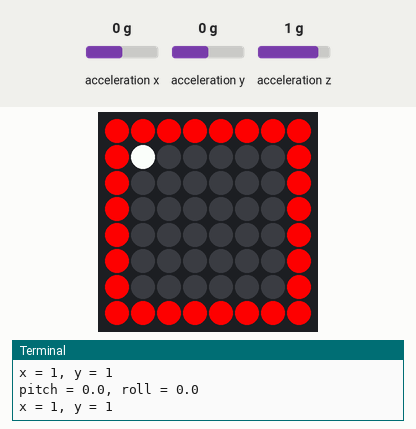
The program below on a simulated Raspberry Pi (BCM pin numbers) with a Sense HAT. Shown: the Sense HAT's 8×8 RGB LED matrix, the last lines printed to the terminal. Inputs (shaded band) come from the test bench; at power-on: acceleration x 0 g, acceleration y 0 g, acceleration z 1 g.

Above: at 1.2 s.
1.3 s: acceleration x set to 0.8 g
At 2.5 s:
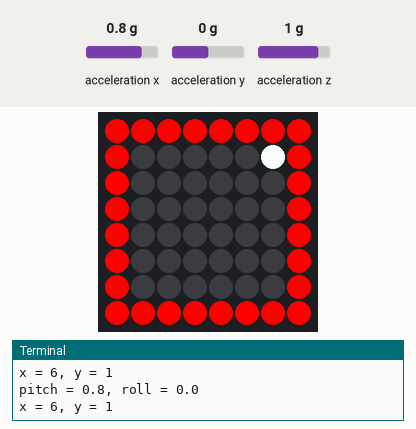
2.8 s: acceleration y set to 0.8 g
At 3.3 s:
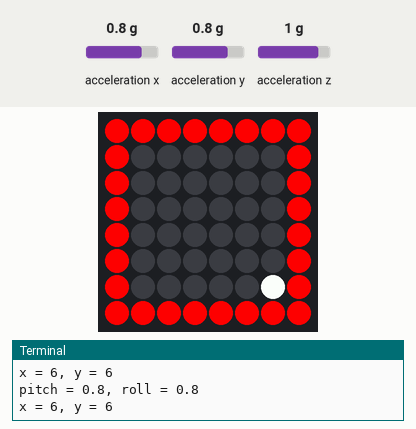
4.3 s: acceleration x set to -0.8 g
At 5.5 s:
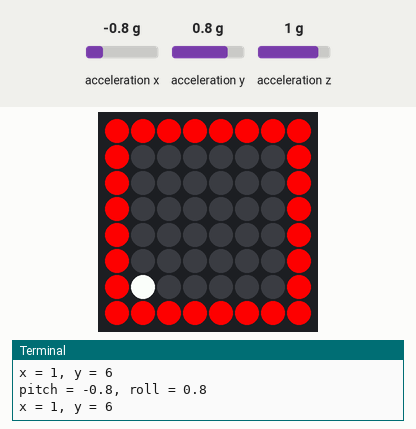
5.8 s: acceleration y set to -0.8 g
At 5.83 s:
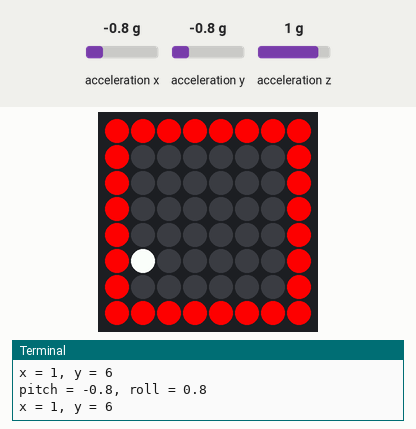
Timing chart, 0 to 8.3 s (numbered marks = the images above; inputs shaded):
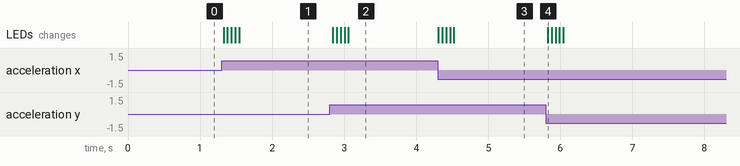

Measured:
- after the input at 1.3 s, the LEDs: first change at once (image 1 shows a later state)
- after the input at 2.8 s, the LEDs: first change at once (image 2 shows a later state)
- after the input at 4.3 s, the LEDs: first change at once (image 3 shows a later state)
- after the input at 5.8 s, the LEDs: change at once (image 4)

The program:

gyro_maze.py
```python
# Language: Python
# File name: gyro_maze.py
# Description: This will build the maze and allow users to play
#              the maze game on the senseHAT

# Import the libraries needed
from sense_hat import SenseHat
import os
from time import sleep


# Initialize the SenseHat
sense = SenseHat()
# Ihis clears the LED matrix
sense.clear()


# Win condition
game_over = False


# Define some variables to represent colors
# red is the wall
r = (255,0,0)
# b is blank
b = (0,0,0)
# w is the pointer
w = (255,255,255)
# g is the goal
g = (0,255,0)


# This is the starting position of the point on the LED matrix
x = 1
y = 1


# Matrix for the maze
# This is a list of lists
# Each item in the list is a row
maze = [[r,r,r,r,r,r,r,r],
        [r,b,b,b,b,b,b,r],
        [r,b,b,b,b,b,b,r],
        [r,b,b,b,b,b,b,r],
        [r,b,b,b,b,b,b,r],
        [r,b,b,b,b,b,b,r],
        [r,b,b,b,b,b,b,r],
        [r,r,r,r,r,r,r,r]]


# This function will move the ball, it takes in the pitch and roll,
# as well as the point position
def move_pointer(pitch, roll, x, y):
    # new_x, new_y are local variables
    new_x = x
    new_y = y

    # This changes the ball's x value
    if -1 < pitch < -.2 and x != 0:
        new_x -= 1
    elif 1 > pitch > .2 and x != 7:
        new_x += 1

        # This changes the ball's y value
    if -1 < roll < -.2 and y != 0:
        new_y -= 1
    elif 1 > roll > .2 and y != 7:
        new_y += 1

        # This sets the x and y values to be equal to the local variables
    x,y = check_wall(x, y, new_x, new_y)

    # This returns the new position
    return x,y


# This will check the placement for a new ball and look for collisions
def check_wall(x,y,new_x,new_y):

    if maze[new_y][new_x] != r:
        # This code will not allow the pointer to go through corners
        #if maze[new_y][x] and maze[y][new_x] == r:
        #    return x,y
        return new_x, new_y
    elif maze[new_y][x] != r:
        return x, new_y
    elif maze[y][new_x] != r:
        return new_x, y
    return x,y


# This checks the win condition, if the position of the ball is on the green
# Spot then the game is over
def check_win(x,y):
    global game_over
    if maze[y][x] == g:
        game_over = True
        sense.show_message('You Win')

# Body of the code, contition is that the game is not over
while not game_over:
    # This imports the gyroscope values in a list acceleration[]
    acceleration = sense.get_accelerometer_raw()

    # X direction
    pitch = acceleration['x']
    # Y direction
    roll = acceleration['y']
    # Z direction
    yaw = acceleration['z']


    # This rounds the variables to the first decimal point place
    pitch = round(pitch, 1)
    roll = round(roll, 1)
    yaw = round(yaw, 1)

    # This will set the new x,y values based on the gyroscope data
    x,y = move_pointer(pitch, roll, x, y)

    # This checks the win condition
    check_win(x,y)


    # This will place the pointer in the next position
    maze[y][x] = w


    # Builds the maze
    sense.set_pixels(sum(maze,[]))


    # This will make the function wait a short amount of time before going
    # to make sure it doesnt consume too much CPU power
    sleep(0.05)

    # This will take the last x,y point and make it white
    maze[y][x] = b


    # This will print the pitch and roll values
    print("pitch = {}, roll = {}".format(pitch, roll))
    # This will print the x and y position
    print("x = {}, y = {}".format(x,y))
```
